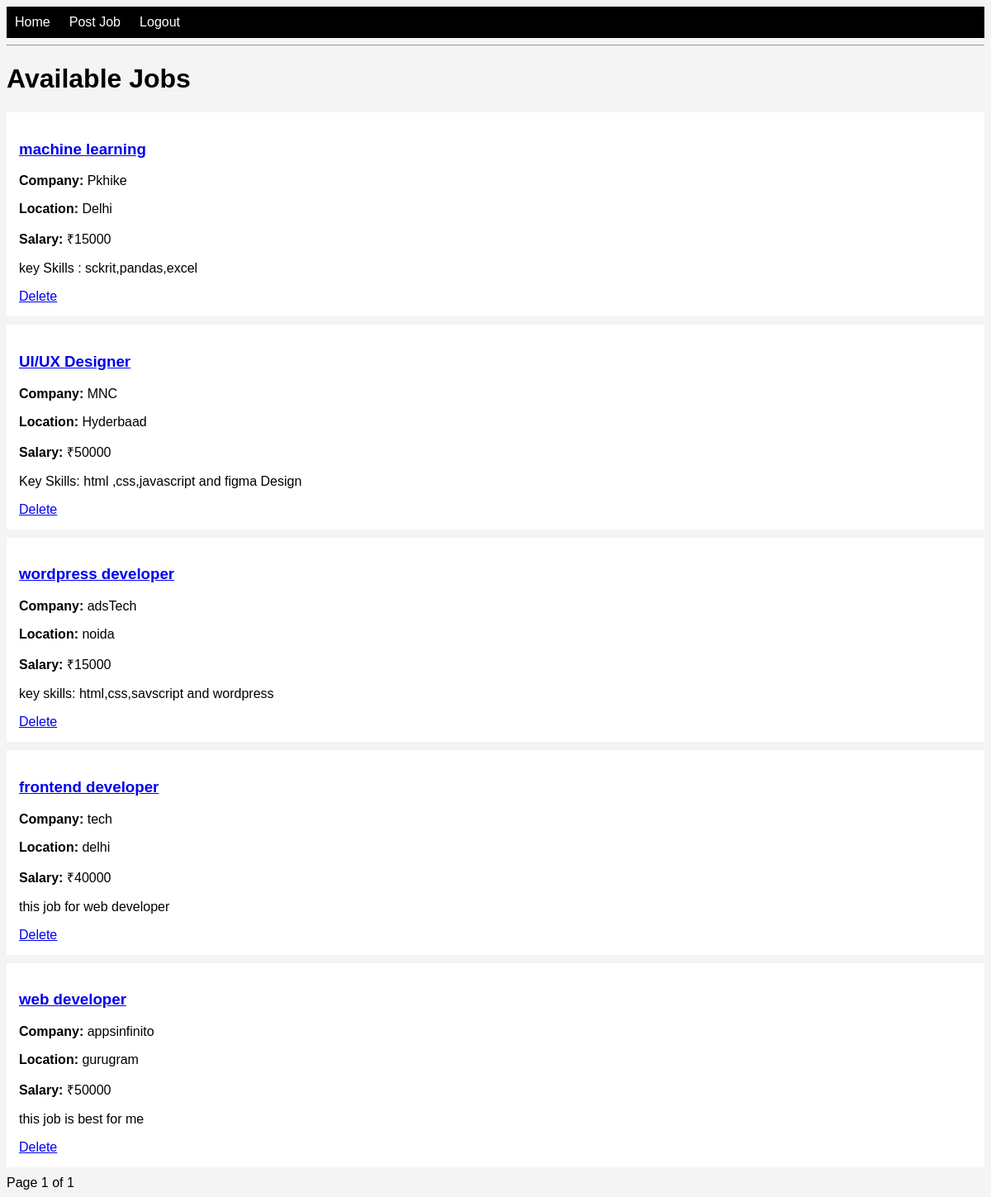
The app's page / (signed in) with its own data.
### jobs/models.py (models this page shows, shortened)
class Job(models.Model):
    owner = models.ForeignKey(User, on_delete=models.CASCADE)
    title = models.CharField(max_length=200)
    company = models.CharField(max_length=200)
    location = models.CharField(max_length=100)
    salary = models.IntegerField()
    description = models.TextField()
    posted_at = models.DateTimeField(auto_now_add=True)

### jobs/views.py (the view)
# urls.py: 2. Add a URL to urlpatterns:  path('', views.home, name='home')
@login_required
def home(request):
    job_list = Job.objects.all().order_by('-posted_at')
    paginator = Paginator(job_list, 5)  # 5 jobs per page
    page_number = request.GET.get('page')
    jobs = paginator.get_page(page_number)
    return render(request, 'jobs/home.html', {'jobs': jobs})

### jobs/templates/jobs/home.html (shortened to what this page needs)
{% extends 'jobs/base.html' %}
{% block content %}
    <h1>Available Jobs </h1>
    {% for job in jobs %}
        <div style="background:white; padding:15px; margin-bottom:10px;">
               <h3>
                   <a href="{% url 'job_detail' job.id %}">
                          {{ job.title }}
                      </a>
                </h3>
            <p><strong>Company:</strong> {{ job.company }}</p>
            <p><strong>Location:</strong> {{ job.location }}</p>
            <p><strong>Salary:</strong> ₹{{ job.salary }}</p>
            <p>{{ job.description|truncatewords:20 }}</p>
    {% if user == job.owner %}
    <a href="{% url 'delete_job' job.id %}">Delete</a>
    {% endif %}
        </div>
    {% empty %}
        <p>No jobs available.</p>
    {% endfor %}
    <div>
    <span>Page {{ jobs.number }} of {{ jobs.paginator.num_pages }}</span>
</div>
{% endblock %}

### jobs/templates/jobs/base.html (shortened to what this page needs)
{% load static %}
<!DOCTYPE html>
<html>
<head>
    <link rel="stylesheet" href="{% static 'jobs/style.css' %}">
</head>
<body>
    <nav>
    <a href="/">Home</a> |
    {% if user.is_authenticated %}
        <a href="{% url 'create_job' %}">Post Job</a> |
        <a href="{% url 'logout' %}">Logout</a>
    {% else %}
        <a href="{% url 'login' %}">Login</a> |
        <a href="{% url 'register' %}">Register</a>
    {% endif %}
  </nav>
    <hr>
    {% block content %}
    {% endblock %}
</body>
</html>

### jobs/static/jobs/style.css (style rules this page uses)
body { font-family: Arial; background-color: #f4f4f4; }
nav { background: black; padding: 10px; }
nav a { color: white; margin-right: 10px; text-decoration: none; }

### records on screen
Job: title "machine learning", company "Pkhike", location "Delhi", salary "15000", description "key Skills : sckrit,pandas,excel", shows "Delete"
Job: title "UI/UX Designer", company "MNC", location "Hyderbaad", salary "50000", description "Key Skills: html ,css,javascript and figma Design", shows "Delete"
Job: title "wordpress developer", company "adsTech", location "noida", salary "15000", description "key skills: html,css,savscript and wordpress", shows "Delete"
Job: title "frontend developer", company "tech", location "delhi", salary "40000", description "this job for web developer", shows "Delete"
Job: title "web developer", company "appsinfinito", location "gurugram", salary "50000", description "this job is best for me", shows "Delete"

### other values on screen
{{ jobs.number }} "1"
{{ jobs.paginator.num_pages }} "1"
